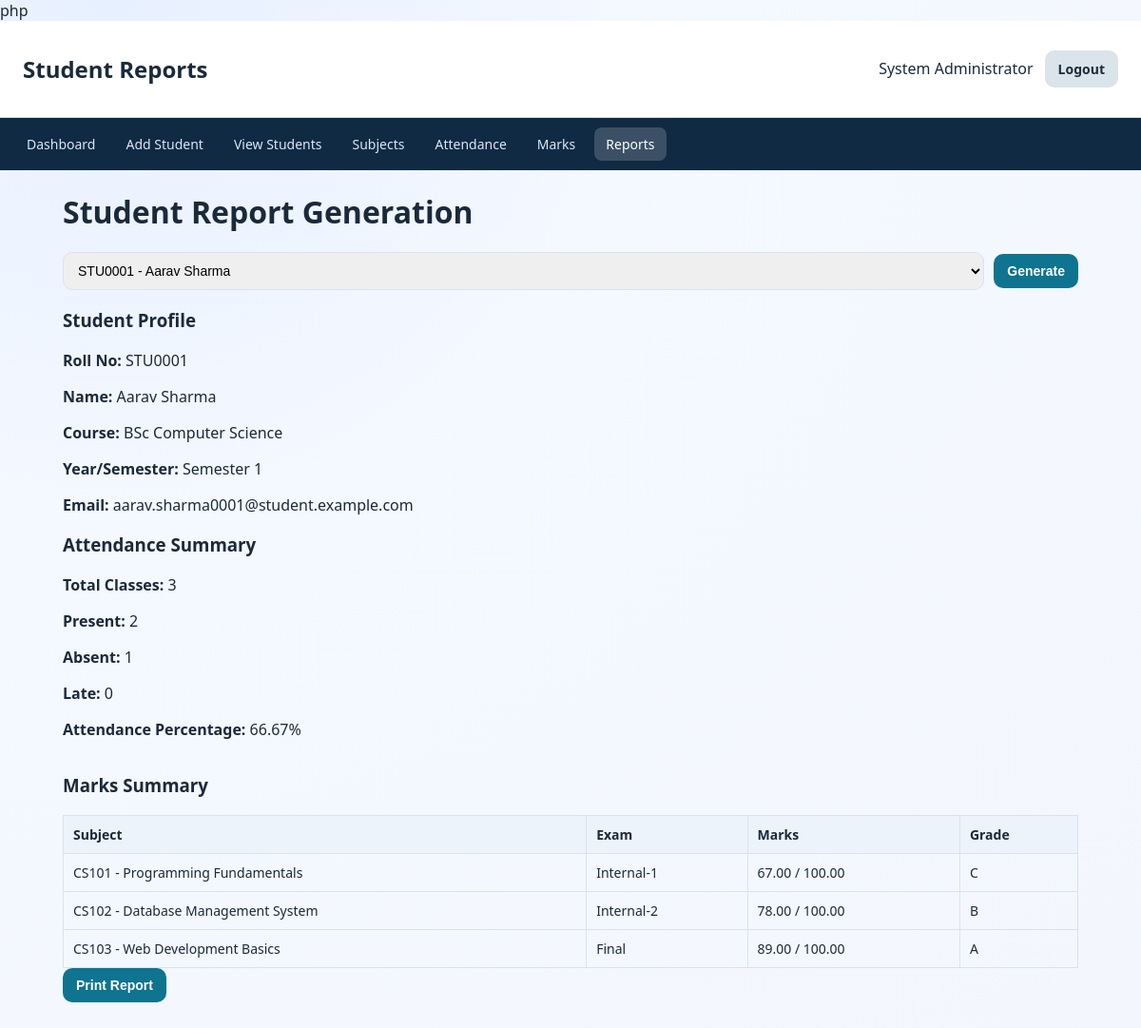
/report.php?student_id=1 (signed in), run on the app's committed database.
### tables this page shows
CREATE TABLE students (
    student_id INT AUTO_INCREMENT PRIMARY KEY,
    roll_no VARCHAR(20) NOT NULL UNIQUE,
    first_name VARCHAR(50) NOT NULL,
    last_name VARCHAR(50) NOT NULL,
    gender ENUM('Male', 'Female', 'Other') NOT NULL,
    dob DATE,
    email VARCHAR(100),
    phone VARCHAR(15),
    course VARCHAR(100) NOT NULL,
    year_sem VARCHAR(30) NOT NULL,
    address TEXT,
    created_at TIMESTAMP DEFAULT CURRENT_TIMESTAMP
);

CREATE TABLE marks (
    mark_id INT AUTO_INCREMENT PRIMARY KEY,
    student_id INT NOT NULL,
    subject_id INT NOT NULL,
    exam_type VARCHAR(50) NOT NULL,
    marks_obtained DECIMAL(5,2) NOT NULL,
    max_marks DECIMAL(5,2) NOT NULL DEFAULT 100,
    grade VARCHAR(2) NOT NULL,
    created_at TIMESTAMP DEFAULT CURRENT_TIMESTAMP,
    UNIQUE KEY unique_marks (student_id, subject_id, exam_type),
    CONSTRAINT fk_marks_student FOREIGN KEY (student_id)
        REFERENCES students(student_id) ON DELETE CASCADE ON UPDATE CASCADE,
    CONSTRAINT fk_marks_subject FOREIGN KEY (subject_id)
        REFERENCES subjects(subject_id) ON DELETE CASCADE ON UPDATE CASCADE
);

CREATE TABLE subjects (
    subject_id INT AUTO_INCREMENT PRIMARY KEY,
    subject_code VARCHAR(20) NOT NULL UNIQUE,
    subject_name VARCHAR(100) NOT NULL,
    course VARCHAR(100) NOT NULL,
    semester VARCHAR(30) NOT NULL,
    max_marks INT NOT NULL DEFAULT 100,
    created_at TIMESTAMP DEFAULT CURRENT_TIMESTAMP
);

### db_connect.php (called while the page is built, shortened)
<?php
function h($value)
{
    return htmlspecialchars((string) $value, ENT_QUOTES, 'UTF-8');
}

### report.php (the view, shortened to what this page needs)
<?php
require_once 'db_connect.php';
$studentId = (int) ($_GET['student_id'] ?? 0);
$students = $conn->query('SELECT student_id, roll_no, first_name, last_name FROM students ORDER BY roll_no ASC');
$studentInfo = null;
$attendanceSummary = [];
$marksSummary = [];
if ($studentId > 0) {
    $stmtStudent = $conn->prepare('SELECT * FROM students WHERE student_id = ?');
    $stmtStudent->bind_param('i', $studentId);
    $stmtStudent->execute();
    $studentInfo = $stmtStudent->get_result()->fetch_assoc();
    if ($studentInfo) {
        $stmtAttendance = $conn->prepare(
            'SELECT
                SUM(CASE WHEN status = "Present" THEN 1 ELSE 0 END) AS present_count,
                SUM(CASE WHEN status = "Absent" THEN 1 ELSE 0 END) AS absent_count,
                SUM(CASE WHEN status = "Late" THEN 1 ELSE 0 END) AS late_count,
                COUNT(*) AS total_count
             FROM attendance
             WHERE student_id = ?'
        );
        $stmtAttendance->bind_param('i', $studentId);
        $stmtAttendance->execute();
        $attendanceSummary = $stmtAttendance->get_result()->fetch_assoc() ?: [];
        $stmtMarks = $conn->prepare(
            'SELECT sub.subject_code, sub.subject_name, m.exam_type, m.marks_obtained, m.max_marks, m.grade
             FROM marks m
             INNER JOIN subjects sub ON m.subject_id = sub.subject_id
             WHERE m.student_id = ?
             ORDER BY sub.subject_code, m.exam_type'
        );
        $stmtMarks->bind_param('i', $studentId);
        $stmtMarks->execute();
        $marksSummary = $stmtMarks->get_result();
    }
}
?>
<!DOCTYPE html>
<html lang="en">
<head>
    <link rel="stylesheet" href="style.css">
</head>
<body>
    <header class="topbar">
        <h2>Student Reports</h2>
        <div class="topbar-right">
            <span><?php echo h($_SESSION['admin_name'] ?? 'Admin'); ?></span>
            <a href="logout.php" class="btn btn-secondary">Logout</a>
        </div>
    </header>
    <nav class="navbar">
        <a href="dashboard.php">Dashboard</a>
        <a href="add_student.php">Add Student</a>
        <a href="view_students.php">View Students</a>
        <a href="subjects.php">Subjects</a>
        <a href="attendance.php">Attendance</a>
        <a href="add_marks.php">Marks</a>
        <a href="report.php" class="active">Reports</a>
    </nav>
    <main class="container">
        <h1>Student Report Generation</h1>
        <form method="get" class="card search-row">
            <select name="student_id" required>
                <?php if ($students): ?>
                    <?php while ($student = $students->fetch_assoc()): ?>
                        <option value="<?php echo (int) $student['student_id']; ?>" <?php echo $studentId === (int) $student['student_id'] ? 'selected' : ''; ?>>
                            <?php echo h($student['roll_no'] . ' - ' . $student['first_name'] . ' ' . $student['last_name']); ?>
                        </option>
                    <?php endwhile; ?>
                <?php endif; ?>
            </select>
            <button type="submit" class="btn btn-primary">Generate</button>
        </form>
        <?php if ($studentInfo): ?>
            <section class="card">
                <h3>Student Profile</h3>
                <p><strong>Roll No:</strong> <?php echo h($studentInfo['roll_no']); ?></p>
                <p><strong>Name:</strong> <?php echo h($studentInfo['first_name'] . ' ' . $studentInfo['last_name']); ?></p>
                <p><strong>Course:</strong> <?php echo h($studentInfo['course']); ?></p>
                <p><strong>Year/Semester:</strong> <?php echo h($studentInfo['year_sem']); ?></p>
                <p><strong>Email:</strong> <?php echo h($studentInfo['email']); ?></p>
            </section>
            <section class="card">
                <h3>Attendance Summary</h3>
                <?php
                $present = (int) ($attendanceSummary['present_count'] ?? 0);
                $absent = (int) ($attendanceSummary['absent_count'] ?? 0);
                $late = (int) ($attendanceSummary['late_count'] ?? 0);
                $total = (int) ($attendanceSummary['total_count'] ?? 0);
                $percentage = $total > 0 ? round(($present / $total) * 100, 2) : 0;
                ?>
                <p><strong>Total Classes:</strong> <?php echo $total; ?></p>
                <p><strong>Present:</strong> <?php echo $present; ?></p>
                <p><strong>Absent:</strong> <?php echo $absent; ?></p>
                <p><strong>Late:</strong> <?php echo $late; ?></p>
                <p><strong>Attendance Percentage:</strong> <?php echo $percentage; ?>%</p>
            </section>
            <section class="card table-wrapper">
                <h3>Marks Summary</h3>
                <table>
                    <thead>
                        <tr>
                            <th>Subject</th>
                            <th>Exam</th>
                            <th>Marks</th>
                            <th>Grade</th>
                        </tr>
                    </thead>
                    <tbody>
                        <?php if ($marksSummary && $marksSummary->num_rows > 0): ?>
                            <?php while ($row = $marksSummary->fetch_assoc()): ?>
                                <tr>
                                    <td><?php echo h($row['subject_code'] . ' - ' . $row['subject_name']); ?></td>
                                    <td><?php echo h($row['exam_type']); ?></td>
                                    <td><?php echo h($row['marks_obtained'] . ' / ' . $row['max_marks']); ?></td>
                                    <td><?php echo h($row['grade']); ?></td>
                                </tr>
                            <?php endwhile; ?>
                        <?php else: ?>
                            <tr>
                                <td colspan="4">No marks data available for this student.</td>
                            </tr>
                        <?php endif; ?>
                    </tbody>
                </table>
            </section>
            <button onclick="window.print()" class="btn btn-primary">Print Report</button>
        <?php elseif ($studentId > 0): ?>
            <div class="alert alert-error">Student not found.</div>
        <?php endif; ?>
    </main>
</body>
</html>

### style.css (style rules this page uses)
:root { --bg: #f3f7fd; --surface: #ffffff; --text: #1a2a3a; --muted: #5b6b7b; --primary: #0e7490; --primary-dark: #0a596f; --secondary: #334155; --danger: #b91c1c; --border: #d8e3ef; --success: #166534; --shadow: 0 8px 30px rgba(15, 23, 42, 0.08); }
* { box-sizing: border-box; }
body { margin: 0; font-family: "Segoe UI", Tahoma, Geneva, Verdana, sans-serif; color: var(--text); background: radial-gradient(circle at 10% 0%, #e7f0ff 0%, #f4f8ff 35%, #f3f7fd 100%); }
input, select, textarea { width: 100%; padding: 10px 11px; border: 1px solid var(--border); border-radius: 10px; font-size: 14px; }
table { width: 100%; border-collapse: collapse; font-size: 14px; }
table th, table td { border: 1px solid var(--border); padding: 10px; text-align: left; }
table th { background: #edf3fb; }
.topbar { background: var(--surface); padding: 14px 24px; display: flex; justify-content: space-between; align-items: center; border-bottom: 1px solid var(--border); position: sticky; top: 0; z-index: 20; }
.topbar-right { display: flex; align-items: center; gap: 12px; }
.navbar { background: #102a43; padding: 10px 16px; display: flex; gap: 8px; flex-wrap: wrap; }
.navbar a { color: #dbe8f5; text-decoration: none; padding: 8px 12px; border-radius: 8px; font-size: 14px; }
.navbar a:hover, .navbar a.active { background: rgba(255, 255, 255, 0.18); color: #fff; }
.container { max-width: 1100px; margin: 22px auto; padding: 0 16px 24px; }
.btn { border: 0; border-radius: 10px; padding: 10px 14px; text-decoration: none; cursor: pointer; font-weight: 700; display: inline-block; font-size: 14px; }
.btn-primary { background: var(--primary); color: #fff; }
.btn-secondary { background: #dbe3eb; color: #1f2d3a; }
.search-row { display: flex; gap: 10px; align-items: center; flex-wrap: wrap; }
.search-row input, .search-row select { flex: 1; min-width: 220px; }
.table-wrapper { overflow-x: auto; }

### data on the page
students: roll_no "STU0001", first_name+last_name "Aarav Sharma", course "BSc Computer Science", year_sem "Semester 1", email "aarav.sharma0001@student.example.com"
marks: subject.subject_name "CS101 - Programming Fundamentals", exam_type "Internal-1", marks_obtained+max_marks "67.00 / 100.00", grade "C"
marks: subject.subject_name "CS102 - Database Management System", exam_type "Internal-2", marks_obtained+max_marks "78.00 / 100.00", grade "B"
marks: subject.subject_name "CS103 - Web Development Basics", exam_type "Final", marks_obtained+max_marks "89.00 / 100.00", grade "A"

### other printed values
$_SESSION['admin_name'] "System Administrator"
$total "3"
$present "2"
$absent "1"
$late "0"
$percentage "66.67"
form field student_id "STU0001 - Aarav Sharma"
